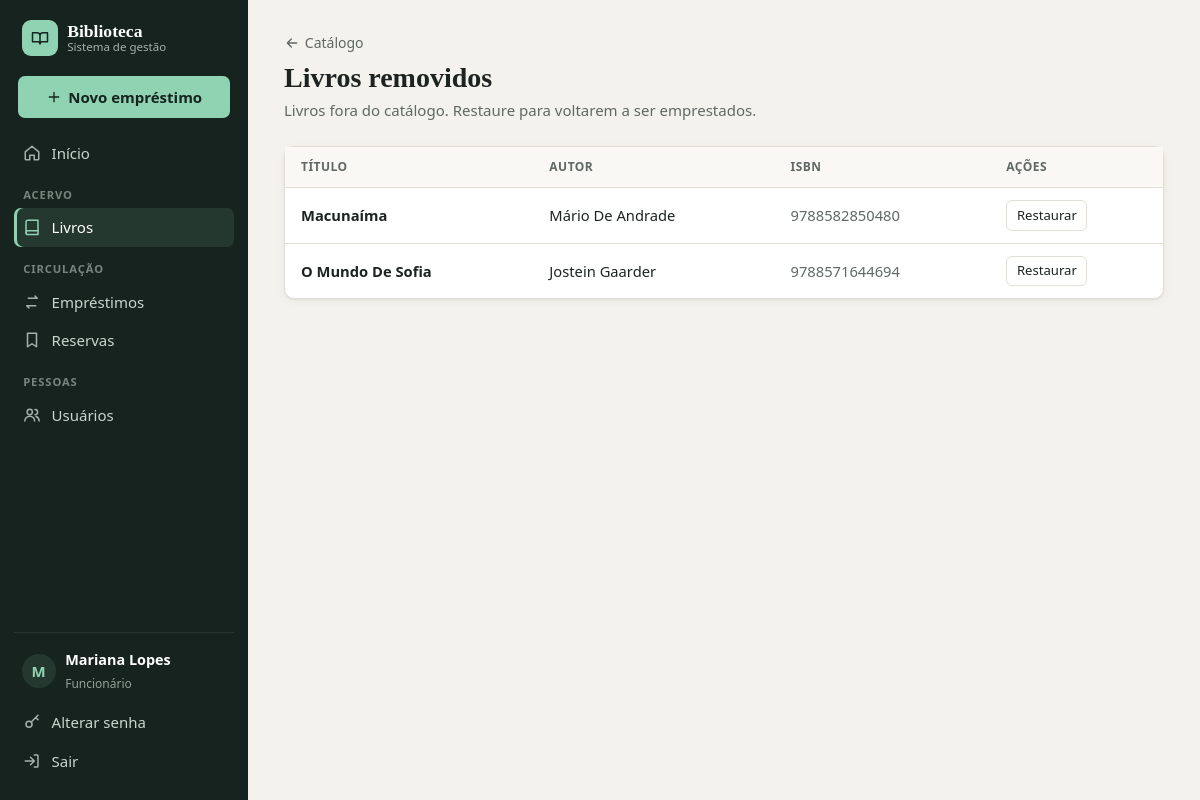
Screenshot of /livros_removidos/ (signed in) with the database file from the repository.
### meu_app/models.py (models this page shows, shortened)
class Livro(models.Model):
    titulo = models.CharField(max_length=200)
    autor = models.CharField(max_length=150)
    editora = models.CharField(max_length=120)
    ano_publicacao = models.PositiveIntegerField()
    isbn = models.CharField(max_length=20, unique=True)
    genero = models.CharField(max_length=100)
    quantidade_total = models.PositiveIntegerField(default=1)
    quantidade_disponivel = models.PositiveIntegerField(default=1)
    capa = models.FileField(upload_to='capas/', blank=True, null=True)
    ativo = models.BooleanField(default=True)

### meu_app/views.py (the view)
# urls.py: path('livros_removidos/', views.livros_removidos, name='livros_removidos'),
@login_required
def livros_removidos(request):
    livros = Livro.objects.filter(
        ativo=False
    ).order_by(Lower('titulo'))
    dados = {
        'livros': livros
    }
    return render(request, 'livros_removidos.html', dados)

### meu_app/templates/livros_removidos.html (shortened to what this page needs)
{% extends 'base.html' %}
{% block conteudo %}
<div class="cabecalho-pagina">
    <div>
        <a class="link-voltar" href="{% url 'listar_livros' %}">{% include '_icone.html' with nome='voltar' tamanho=16 %} Catálogo</a>
        <h1>Livros removidos</h1>
        <p>Livros fora do catálogo. Restaure para voltarem a ser emprestados.</p>
    </div>
</div>
<div class="painel">
    <div class="tabela-rolagem">
        <table class="tabela tabela-responsiva">
            <thead>
                <tr>
                    <th>Título</th>
                    <th>Autor</th>
                    <th>ISBN</th>
                    <th>Ações</th>
                </tr>
            </thead>
            <tbody>
                {% for livro in livros %}
                <tr>
                    <td class="titulo-celular forte">{{ livro.titulo }}</td>
                    <td data-label="Autor">{{ livro.autor }}</td>
                    <td data-label="ISBN"><span class="texto-suave">{{ livro.isbn }}</span></td>
                    <td class="td-acoes">
                        <form method="post" action="{% url 'restaurar_livro' livro.id %}" class="form-acao" onsubmit="return confirm('Restaurar este livro no catálogo?')">{% csrf_token %}<button type="submit" class="botao-acao positivo">Restaurar</button></form>
                    </td>
                </tr>
                {% empty %}
                <tr><td colspan="4" class="vazio">Nenhum livro removido.</td></tr>
                {% endfor %}
            </tbody>
        </table>
    </div>
</div>
{% endblock %}

### meu_app/templates/_menu.html (shortened to what this page needs)
{% if user.is_authenticated %}
{% with rota=request.resolver_match.url_name %}
<aside class="barra-lateral nao-imprimir">
    <a class="marca" href="{% url 'index' %}">
        <span class="marca-icone">{% include '_icone.html' with nome='logo' %}</span>
        <span class="marca-nome">Biblioteca <small>Sistema de gestão</small></span>
    </a>
    <a class="lateral-cta" href="{% url 'cadastrar_emprestimo' %}">
        {% include '_icone.html' with nome='mais' tamanho=16 %} Novo empréstimo
    </a>
    <nav>
        <div class="menu-grupo">
            <a class="menu-link {% if rota == 'index' %}ativo{% endif %}" href="{% url 'index' %}">
                {% include '_icone.html' with nome='inicio' %} Início
            </a>
        </div>
        <div class="menu-grupo">
            <span class="menu-grupo-titulo">Acervo</span>
            <a class="menu-link {% if 'livro' in rota %}ativo{% endif %}" href="{% url 'listar_livros' %}">
                {% include '_icone.html' with nome='livro' %} Livros
            </a>
        </div>
        <div class="menu-grupo">
            <span class="menu-grupo-titulo">Circulação</span>
            <a class="menu-link {% if 'emprestimo' in rota or rota == 'registrar_ocorrencia' %}ativo{% endif %}" href="{% url 'listar_emprestimos' %}">
                {% include '_icone.html' with nome='emprestimo' %} Empréstimos
            </a>
            <a class="menu-link {% if 'reserva' in rota %}ativo{% endif %}" href="{% url 'listar_reservas' %}">
                {% include '_icone.html' with nome='reserva' %} Reservas
            </a>
        </div>
        <div class="menu-grupo">
            <span class="menu-grupo-titulo">Pessoas</span>
            <a class="menu-link {% if 'usuario' in rota %}ativo{% endif %}" href="{% url 'listar_usuarios' %}">
                {% include '_icone.html' with nome='usuarios' %} Usuários
            </a>
        </div>
    </nav>
    <div class="menu-usuario">
        <div class="usuario-info">
            <span class="avatar">{{ user.first_name|default:user.username|first }}</span>
            <div>
                <strong>{{ user.get_full_name|default:user.username }}</strong>
                <small>{% if user.is_superuser %}Administrador{% else %}Funcionário{% endif %}</small>
            </div>
        </div>
        <a class="menu-link {% if rota == 'alterar_senha' %}ativo{% endif %}" href="{% url 'alterar_senha' %}">
            {% include '_icone.html' with nome='senha' %} Alterar senha
        </a>
        <form method="post" action="{% url 'logout' %}">
            <button type="submit" class="menu-link menu-link-botao">
                {% include '_icone.html' with nome='sair' %} Sair
            </button>
        </form>
    </div>
</aside>
{% endwith %}
{% endif %}

### rows the page displays
Livro: titulo "Macunaíma", autor "Mário De Andrade", isbn "9788582850480"
Livro: titulo "O Mundo De Sofia", autor "Jostein Gaarder", isbn "9788571644694"

### other values shown
{{ user.first_name|default:user.username|first }} "M"
{{ user.get_full_name|default:user.username }} "Mariana Lopes"
